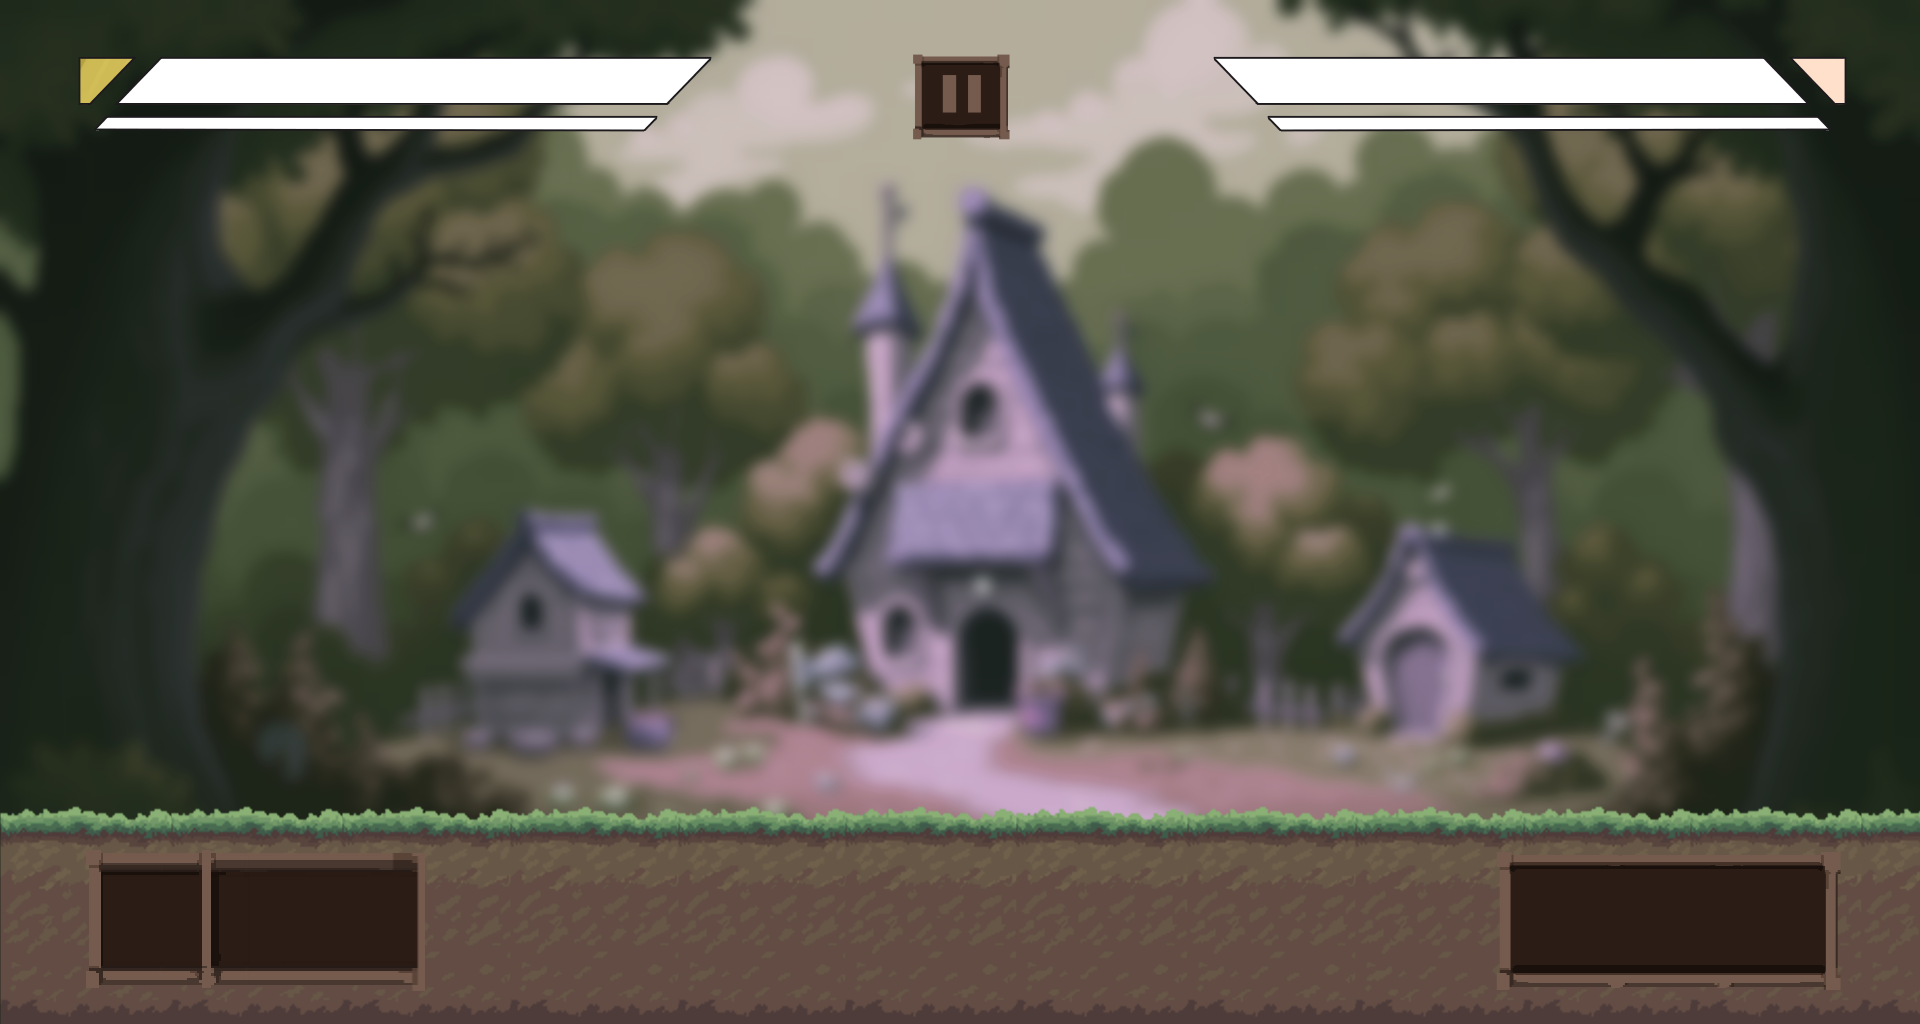

A level layout from a 2D game, rendered from its tile map. Below: a short description, then the map file with tile-grid data replaced by summaries:
An orthogonal 60x32 tile map with 32x32 px tiles, 1 tile layer (Tile Layer 1).

<map version="1.10" tiledversion="1.11.0" orientation="orthogonal" renderorder="right-down" width="60" height="32" tilewidth="32" tileheight="32" infinite="0" nextlayerid="2" nextobjectid="1">
 <tileset firstgid="1" name="bg-stats-end" tilewidth="32" tileheight="32" tilecount="1920" columns="60">
  <image source="../../Battle/bg-stats-end.png" width="1920" height="1024" />
 </tileset>
 <layer id="1" name="Tile Layer 1" width="60" height="32">
  <data>[1920 cells, 1920 non-empty, 1920 distinct tile ids]</data>
 </layer>
</map>